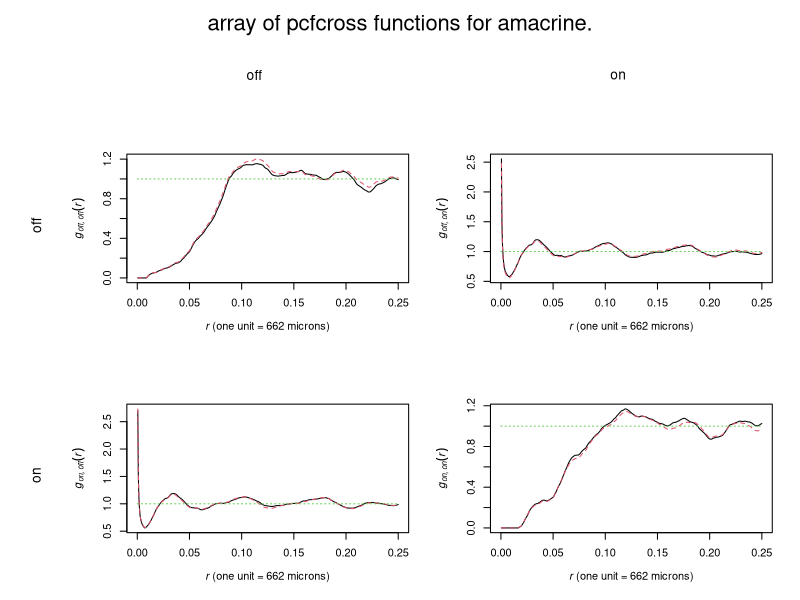
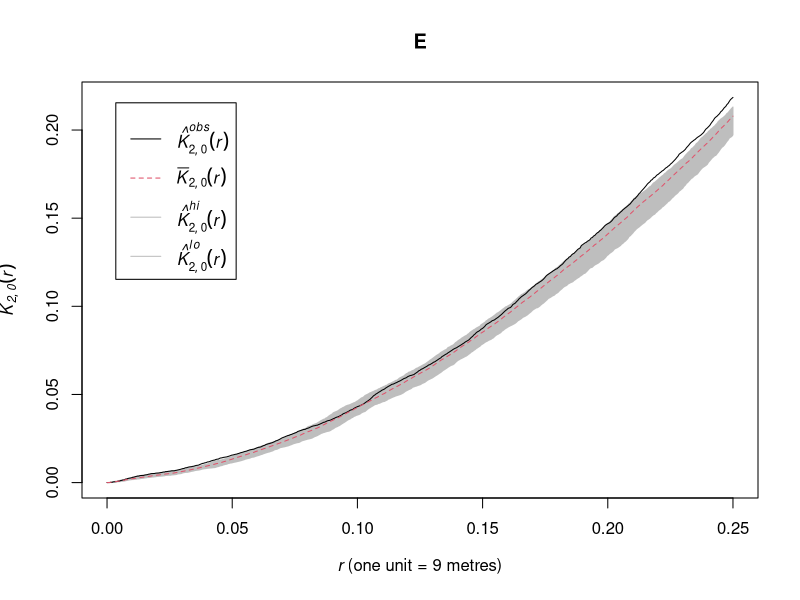
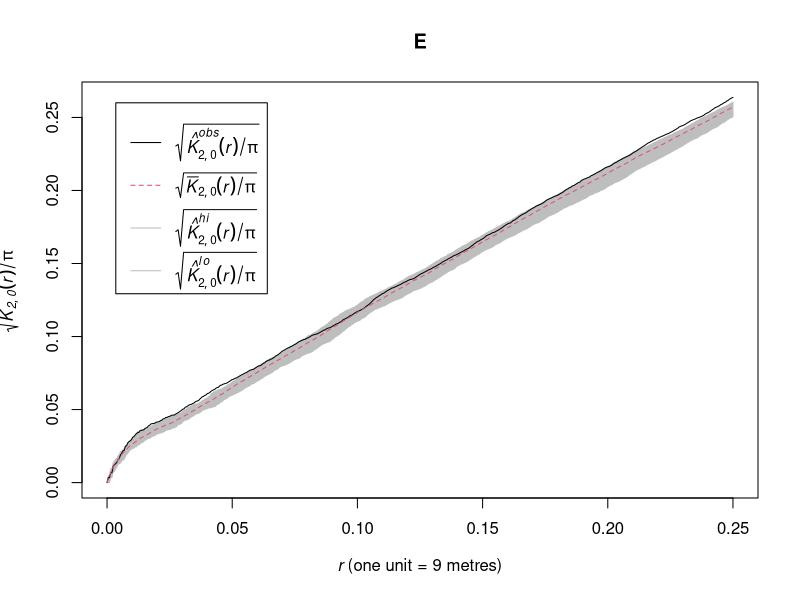

Source code (R) for these figures, in order: (Note: this script raises an error after producing the figures.)
## ---- chunk 1
# This option turns evaluation of R code off in this document. Remove it
# if you use it as a template for solving the lab exercise.
knitr::opts_chunk$set(eval = FALSE)
## ---- chunk 2
library(spatstat)
## ---- chunk 3
    Lam <- alltypes(amacrine, "L")
## ---- chunk 4
    plot(alltypes(amacrine, pcfcross, spar=2, method="b"))
## ---- chunk 5
    shuffle <- expression(rlabel(bramblecanes))
    E <- envelope(bramblecanes, Kcross, nsim=19, simulate=shuffle, i="2", j="0")
    plot(E)
## ---- chunk 6
    plot(E, sqrt(./pi) ~ r)
## ---- chunk 7
    X <- betacells
    marks(X) <- marks(betacells)$type
## ---- chunk 8
    rad <- matrix(c(20,30,30,20), 2, 2)
    ppm(X ~ marks, MultiStrauss(typ,rad))
## ---- chunk 9
    rad <- matrix(c(NA,60,60,NA), 2, 2)
    ppm(X ~ marks, MultiStrauss(typ,rad))
## ---- chunk 10
    fitU <- ppm(X ~ marks, Strauss(60))
    rad <- matrix(60, 2, 2)
    fitE <- ppm(X ~ marks, MultiStrauss(rad))
## ---- chunk 11
    rval <- data.frame(R=seq(50,100,by=5))
## ---- chunk 12
    MS <- function(R){ MultiStrauss(diag(c(R,R))) }
## ---- chunk 13
    profilepl(rval, MS, X, ~marks)
